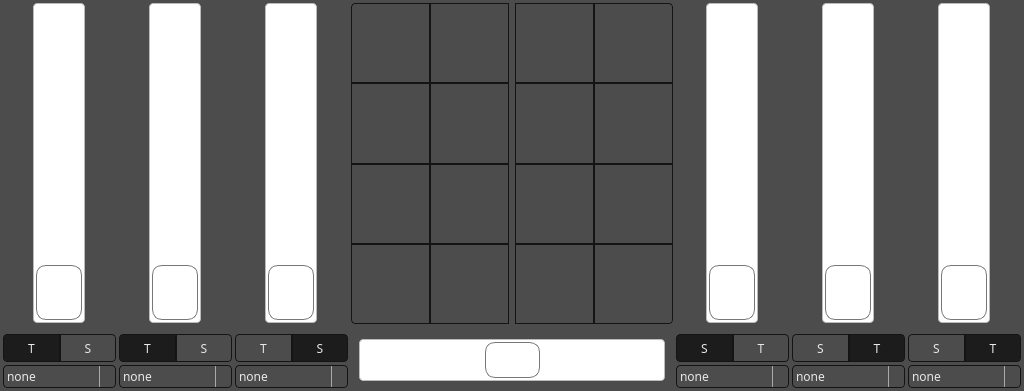
<?xml version="1.0" encoding="UTF-8"?>
<ui version="4.0">
 <class>effectstab</class>
 <widget class="QWidget" name="effectstab">
  <property name="geometry">
   <rect>
    <x>0</x>
    <y>0</y>
    <width>1024</width>
    <height>391</height>
   </rect>
  </property>
  <property name="windowTitle">
   <string>Form</string>
  </property>
  <property name="styleSheet">
   <string notr="true">* {
    background: #4d4c4d;
    font-family: handelgotdlig;
    font-weight: 200;
}



 QComboBox {
     border: 1px solid #141414;
     border-radius: 4px;
     padding: 1px 18px 1px 3px;
     min-width: 6em;
     color: #e8e8e8;
 }

 QComboBox:editable {
    background: #5b5a5b
 }

 QComboBox:!editable, QComboBox::drop-down:editable {
      background: qlineargradient(x1: 0, y1: 0, x2: 0, y2: 1,
      stop: 0 #3c3c3c, stop: 1 #262627);
 }

 /* QComboBox gets the &quot;on&quot; state when the popup is open */
 QComboBox:!editable:on, QComboBox::drop-down:editable:on {
     background: #5b5a5b
 }

 QComboBox:on { /* shift the text when the popup opens */
     padding-top: 3px;
     padding-left: 4px;
 }

 QComboBox::drop-down {
     subcontrol-origin: padding;
     subcontrol-position: top right;
     width: 15px;

     border-left-width: 1px;
     border-left-color: darkgray;
     border-left-style: solid; /* just a single line */
     border-top-right-radius: 3px; /* same radius as the QComboBox */
     border-bottom-right-radius: 3px;
 }

QComboBox QAbstractItemView {
    border: 1px solid #141414;
    selection-background-color: #5b5a5b;
}

 QSpinBox {
     /*padding-right: 15px; make room for the arrows */
     background-color: qlineargradient(x1: 0, y1: 0, x2: 0, y2: 1,
                                      stop: 0 #3c3c3c, stop: 1 #262627);
    color: #e8e8e8;
     border: none;
     border-radius: 4px;
     /*border-width: 3;*/
}

QSpinBox::up-button {
    border: none;
}

QSpinBox::down-button {
    border: none;
}

QLineEdit {
    border: 1px solid #141414;
    border-radius: 4px;
    color: #e8e8e8;
    background-color: qlineargradient(x1: 0, y1: 0, x2: 0, y2: 1,
                                     stop: 0 #3c3c3c, stop: 1 #262627);
    selection-background-color: #e8e8e8;
    selection-color: #262627
}

QProgressBar {
    border: 1px solid #141414;
    border-radius: 4px;
    text-align: center;
 }


 QProgressBar::chunk {
    background-color: qlineargradient(x1: 0, y1: 0, x2: 0, y2: 1,
                                      stop: 0 #3c3c3c, stop: 1 #262627);
    width: 20px;
 }

QFrame, QLabel, QToolTip {
   color: #e5e5e5;
   /*border: 1px solid #141414;*/
}

QFrame[style=&quot;plain&quot;] {
    border: 100px solid pink;
}

QAbstractButton {
   padding: 3px;
   border: 1px solid #141414;
   border-radius: 4px;
   background-color: qlineargradient(x1: 0, y1: 0, x2: 0, y2: 1,
                                     stop: 0 #3c3c3c, stop: 1 #262627);
    color: #e8e8e8;
}
QAbstractButton::hover {
   background-color: #5b5a5b;
}

QAbstractButton::disabled {
    color: #262627;
}

QAbstractButton::checked {
    background-color: #1c1c1c;
}

 QTabWidget::pane { /* The tab widget frame */
     border-top: 1px solid #141414;
     position: absolute;
     top: -0.5em;
 }

 QTabWidget::tab-bar {
     alignment: center;
 }

 /* Style the tab using the tab sub-control. Note that
     it reads QTabBar _not_ QTabWidget */
 QTabBar::tab {
 background-color: qlineargradient(x1: 0, y1: 0, x2: 0, y2: 1,
                                   stop: 0 #3c3c3c, stop: 1 #262627);

    border: 1px solid #141414;

     /*border: 2px solid #C4C4C3;
     border-bottom-color: #C2C7CB; same as the pane color */
     border-top-left-radius: 4px;
     border-top-right-radius: 4px;
     min-width: 8ex;
     padding: 2px;
     color: #e8e8e8;
 }

 QTabBar::tab:selected, QTabBar::tab:hover {
     background: #5b5a5b;
 }

 QTabBar::tab:selected {
     border-color: #5b5a5b;
     color: #141414;
     /*border-bottom-color: #C2C7CB; same as pane color */
 }

 QSlider::groove:horizontal {
 border: 1px solid #141414;
     height: 8px; /* the groove expands to the size of the slider by default. by giving it a height, it has a fixed size */
     background-color: qlineargradient(x1: 0, y1: 0, x2: 0, y2: 1,
                                       stop: 0 #3c3c3c, stop: 1 #262627);
     margin: 2px 0;
 }

 QSlider::handle:horizontal {
 background-color: qlineargradient(x1: 0, y1: 0, x2: 0, y2: 1,
                                   stop: 0 #3c3c3c, stop: 1 #262627);     border: 1px solid #5c5c5c;
     width: 18px;
     /*margin: -2px 0;  handle is placed by default on the contents rect of the groove. Expand outside the groove */
     border-radius: 3px;
 }

  QScrollBar:vertical {
      border: 0px solid transparent;
      background: transparent;
      width: 4px;
      margin: 0px 0 0px 0;
  }
  QScrollBar::handle:vertical {
      background: #e8e8e8;
      min-height: 20px;
      border: 2px solid #e8e8e8;
      border-radius: 2px;
  }
  QScrollBar::add-line:vertical {
      border: 0px solid transparent;
      background: transparent;
      height: 0px;
      subcontrol-position: bottom;
      subcontrol-origin: margin;
  }

  QScrollBar::sub-line:vertical {
      border: 0px solid transparent;
      background: transparent;
      height: 0px;
      subcontrol-position: top;
      subcontrol-origin: margin;
  }
  QScrollBar::up-arrow:vertical, QScrollBar::down-arrow:vertical {
      border: 0px solid grey;
      width: 0px;
      height: 0px;
      background: white;
  }

  QScrollBar::add-page:vertical, QScrollBar::sub-page:vertical {
      background: none;
  }



  QScrollBar:horizontal {
      border: 0px solid transparent;
      background: transparent;
      height: 4px;
      margin: 0px 0 0px 0;
  }
  QScrollBar::handle:horizontal{
      background: #e8e8e8;
      min-height: 20px;
      border: 2px solid #e8e8e8;
      border-radius: 2px;
  }
  QScrollBar::add-line:horizontal {
      border: 0px solid transparent;
      background: transparent;
      height: 0px;
      subcontrol-position: bottom;
      subcontrol-origin: margin;
  }

  QScrollBar::sub-line:horizontal {
      border: 0px solid transparent;
      background: transparent;
      height: 0px;
      subcontrol-position: top;
      subcontrol-origin: margin;
  }
  QScrollBar::up-arrow:horizontal, QScrollBar::down-arrow:horizontal {
      border: 0px solid grey;
      width: 0px;
      height: 0px;
      background: white;
  }

  QScrollBar::add-page:vertical, QScrollBar::sub-page:vertical {
      background: none;
  }





QSlider::groove:horizontal {
border: 1px solid #bbb;
background: white;
height: 40px;
border-radius: 4px;
}

QSlider::groove:vertical {
border: 1px solid #bbb;
background: white;
width: 50px;
border-radius: 4px;
}

QSlider::sub-page:horizontal {
background: qlineargradient(x1: 0, y1: 0,    x2: 0, y2: 1,
    stop: 0 #444, stop: 1 #bbb);
background: qlineargradient(x1: 0, y1: 0.2, x2: 1, y2: 1,
    stop: 0 #bbb, stop: 1 #555);
border: 0px solid #777;
height: 40px;
border-radius: 4px;
border-top-left-radius: 4px;
border-top-right-radius: 0px;
border-bottom-left-radius: 4px;
border-bottom-right-radius: 0px;
}

QSlider::sub-page:vertical {
background: qlineargradient(x1: 0, y1: 1,    x2: 0, y2: 0,
    stop: 0 #bbb, stop: 1 #444);
background: qlineargradient(x1: 0, y1: 1, x2: 1, y2: 0.2,
    stop: 0 #555, stop: 1 #bbb);
border: 0px solid #777;
width: 50px;
border-top-left-radius: 4px;
border-top-right-radius: 4px;
border-bottom-left-radius: 0px;
border-bottom-right-radius: 0px;
}

QSlider::add-page:horizontal {
background: qlineargradient(x1: 0, y1: 1,    x2: 0, y2: 0,
    stop: 0 #bbb, stop: 1 #444);
background: qlineargradient(x1: 0, y1: 1, x2: 1, y2: 0.2,
    stop: 0 #555, stop: 1 #bbb);
border: 0px solid #777;
height: 40px;
border-top-left-radius: 0px;
border-top-right-radius: 4px;
border-bottom-left-radius: 0px;
border-bottom-right-radius: 4px;
}

QSlider::add-page:vertical {
background: qlineargradient(x1: 0, y1: 1,    x2: 0, y2: 0,
    stop: 0 #444, stop: 1 #bbb);
background: qlineargradient(x1: 1, y1: 1, x2: 0, y2: 0.2,
    stop: 0 #bbb, stop: 1 #555);
border: 0px solid #777;
width: 50px;
border-top-left-radius: 0px;
border-top-right-radius: 0px;
border-bottom-left-radius: 4px;
border-bottom-right-radius: 4px;
}

QSlider::handle:horizontal {
     background-color: qlineargradient(x1: 0, y1: 0, x2: 0, y2: 1,
                                      stop: 0 #3c3c3c, stop: 1 #262627);
border: 1px solid #777;
width: 53px;
margin-top: -2px;
margin-bottom: -2px;
border-radius: 10px;
margin: 2px;
}

QSlider::handle:vertical {
     background-color: qlineargradient(x1: 0, y1: 0, x2: 0, y2: 1,
                                      stop: 0 #3c3c3c, stop: 1 #262627);
border: 1px solid #777;
height: 53px;
margin-top: -2px;
margin-bottom: -2px;
border-radius: 10px;
margin: 2px;
}

QSlider::sub-page:horizontal:disabled {
background: #bbb;
border-color: #999;
}

QSlider::sub-page:vertical:disabled {
background: #bbb;
border-color: #999;
}

QSlider::add-page:horizontal:disabled {
background: #eee;
border-color: #999;
}

QSlider::add-page:vertical:disabled {
background: #eee;
border-color: #999;
}

QSlider::handle:horizontal:disabled {
background: #eee;
border: 1px solid #aaa;
border-radius: 4px;
}

QSlider::handle:vertical:disabled {
background: #eee;
border: 1px solid #aaa;
border-radius: 4px;
}</string>
  </property>
  <layout class="QGridLayout" name="gridLayout">
   <property name="margin">
    <number>3</number>
   </property>
   <property name="spacing">
    <number>3</number>
   </property>
   <item row="5" column="5">
    <spacer name="horizontalSpacer_2">
     <property name="orientation">
      <enum>Qt::Horizontal</enum>
     </property>
     <property name="sizeType">
      <enum>QSizePolicy::Fixed</enum>
     </property>
     <property name="sizeHint" stdset="0">
      <size>
       <width>5</width>
       <height>20</height>
      </size>
     </property>
    </spacer>
   </item>
   <item row="0" column="7" rowspan="2">
    <widget class="QSlider" name="verticalSlider_5">
     <property name="minimumSize">
      <size>
       <width>113</width>
       <height>320</height>
      </size>
     </property>
     <property name="maximumSize">
      <size>
       <width>113</width>
       <height>320</height>
      </size>
     </property>
     <property name="value">
      <number>0</number>
     </property>
     <property name="orientation">
      <enum>Qt::Vertical</enum>
     </property>
    </widget>
   </item>
   <item row="0" column="0" rowspan="2">
    <widget class="QSlider" name="verticalSlider">
     <property name="minimumSize">
      <size>
       <width>113</width>
       <height>320</height>
      </size>
     </property>
     <property name="maximumSize">
      <size>
       <width>113</width>
       <height>320</height>
      </size>
     </property>
     <property name="value">
      <number>0</number>
     </property>
     <property name="orientation">
      <enum>Qt::Vertical</enum>
     </property>
    </widget>
   </item>
   <item row="4" column="8">
    <widget class="QWidget" name="widget_5" native="true">
     <layout class="QHBoxLayout" name="horizontalLayout_6">
      <property name="spacing">
       <number>0</number>
      </property>
      <property name="margin">
       <number>0</number>
      </property>
      <item>
       <widget class="QToolButton" name="toolButton_28">
        <property name="sizePolicy">
         <sizepolicy hsizetype="Preferred" vsizetype="Fixed">
          <horstretch>0</horstretch>
          <verstretch>0</verstretch>
         </sizepolicy>
        </property>
        <property name="styleSheet">
         <string notr="true">border-top-right-radius: 0px;
border-bottom-right-radius: 0px;</string>
        </property>
        <property name="text">
         <string>S</string>
        </property>
        <property name="checkable">
         <bool>true</bool>
        </property>
       </widget>
      </item>
      <item>
       <widget class="QToolButton" name="toolButton_27">
        <property name="sizePolicy">
         <sizepolicy hsizetype="Preferred" vsizetype="Fixed">
          <horstretch>0</horstretch>
          <verstretch>0</verstretch>
         </sizepolicy>
        </property>
        <property name="styleSheet">
         <string notr="true">border-top-left-radius: 0px;
border-bottom-left-radius: 0px;</string>
        </property>
        <property name="text">
         <string>T</string>
        </property>
        <property name="checkable">
         <bool>true</bool>
        </property>
        <property name="checked">
         <bool>true</bool>
        </property>
       </widget>
      </item>
     </layout>
    </widget>
   </item>
   <item row="4" column="1">
    <widget class="QWidget" name="widget" native="true">
     <layout class="QHBoxLayout" name="horizontalLayout_2">
      <property name="spacing">
       <number>0</number>
      </property>
      <property name="margin">
       <number>0</number>
      </property>
      <item>
       <widget class="QToolButton" name="toolButton_20">
        <property name="sizePolicy">
         <sizepolicy hsizetype="Preferred" vsizetype="Fixed">
          <horstretch>0</horstretch>
          <verstretch>0</verstretch>
         </sizepolicy>
        </property>
        <property name="styleSheet">
         <string notr="true">border-top-right-radius: 0px;
border-bottom-right-radius: 0px;</string>
        </property>
        <property name="text">
         <string>T</string>
        </property>
        <property name="checkable">
         <bool>true</bool>
        </property>
        <property name="checked">
         <bool>true</bool>
        </property>
       </widget>
      </item>
      <item>
       <widget class="QToolButton" name="toolButton_19">
        <property name="sizePolicy">
         <sizepolicy hsizetype="Preferred" vsizetype="Fixed">
          <horstretch>0</horstretch>
          <verstretch>0</verstretch>
         </sizepolicy>
        </property>
        <property name="styleSheet">
         <string notr="true">border-top-left-radius: 0px;
border-bottom-left-radius: 0px;</string>
        </property>
        <property name="text">
         <string>S</string>
        </property>
        <property name="checkable">
         <bool>true</bool>
        </property>
       </widget>
      </item>
     </layout>
    </widget>
   </item>
   <item row="4" column="6">
    <widget class="QWidget" name="widget_3" native="true">
     <layout class="QHBoxLayout" name="horizontalLayout_4">
      <property name="spacing">
       <number>0</number>
      </property>
      <property name="margin">
       <number>0</number>
      </property>
      <item>
       <widget class="QToolButton" name="toolButton_24">
        <property name="sizePolicy">
         <sizepolicy hsizetype="Preferred" vsizetype="Fixed">
          <horstretch>0</horstretch>
          <verstretch>0</verstretch>
         </sizepolicy>
        </property>
        <property name="styleSheet">
         <string notr="true">border-top-right-radius: 0px;
border-bottom-right-radius: 0px;</string>
        </property>
        <property name="text">
         <string>S</string>
        </property>
        <property name="checkable">
         <bool>true</bool>
        </property>
        <property name="checked">
         <bool>true</bool>
        </property>
       </widget>
      </item>
      <item>
       <widget class="QToolButton" name="toolButton_23">
        <property name="sizePolicy">
         <sizepolicy hsizetype="Preferred" vsizetype="Fixed">
          <horstretch>0</horstretch>
          <verstretch>0</verstretch>
         </sizepolicy>
        </property>
        <property name="styleSheet">
         <string notr="true">border-top-left-radius: 0px;
border-bottom-left-radius: 0px;</string>
        </property>
        <property name="text">
         <string>T</string>
        </property>
        <property name="checkable">
         <bool>true</bool>
        </property>
       </widget>
      </item>
     </layout>
    </widget>
   </item>
   <item row="5" column="8">
    <widget class="QComboBox" name="comboBox_6">
     <property name="minimumSize">
      <size>
       <width>113</width>
       <height>0</height>
      </size>
     </property>
     <property name="maximumSize">
      <size>
       <width>113</width>
       <height>16777215</height>
      </size>
     </property>
     <item>
      <property name="text">
       <string>none</string>
      </property>
     </item>
    </widget>
   </item>
   <item row="0" column="8" rowspan="2">
    <widget class="QSlider" name="verticalSlider_6">
     <property name="minimumSize">
      <size>
       <width>113</width>
       <height>320</height>
      </size>
     </property>
     <property name="maximumSize">
      <size>
       <width>113</width>
       <height>320</height>
      </size>
     </property>
     <property name="value">
      <number>0</number>
     </property>
     <property name="orientation">
      <enum>Qt::Vertical</enum>
     </property>
    </widget>
   </item>
   <item row="4" column="0">
    <widget class="QWidget" name="horizontalWidget" native="true">
     <property name="sizePolicy">
      <sizepolicy hsizetype="Preferred" vsizetype="Fixed">
       <horstretch>0</horstretch>
       <verstretch>0</verstretch>
      </sizepolicy>
     </property>
     <layout class="QHBoxLayout" name="horizontalLayout">
      <property name="spacing">
       <number>0</number>
      </property>
      <property name="margin">
       <number>0</number>
      </property>
      <item>
       <widget class="QToolButton" name="toolButton_17">
        <property name="sizePolicy">
         <sizepolicy hsizetype="Preferred" vsizetype="Fixed">
          <horstretch>0</horstretch>
          <verstretch>0</verstretch>
         </sizepolicy>
        </property>
        <property name="styleSheet">
         <string notr="true">border-top-right-radius: 0px;
border-bottom-right-radius: 0px;</string>
        </property>
        <property name="text">
         <string>T</string>
        </property>
        <property name="checkable">
         <bool>true</bool>
        </property>
        <property name="checked">
         <bool>true</bool>
        </property>
       </widget>
      </item>
      <item>
       <widget class="QToolButton" name="toolButton_18">
        <property name="sizePolicy">
         <sizepolicy hsizetype="Preferred" vsizetype="Fixed">
          <horstretch>0</horstretch>
          <verstretch>0</verstretch>
         </sizepolicy>
        </property>
        <property name="styleSheet">
         <string notr="true">border-top-left-radius: 0px;
border-bottom-left-radius: 0px;</string>
        </property>
        <property name="text">
         <string>S</string>
        </property>
        <property name="checkable">
         <bool>true</bool>
        </property>
       </widget>
      </item>
     </layout>
    </widget>
   </item>
   <item row="0" column="2" rowspan="2">
    <widget class="QSlider" name="verticalSlider_3">
     <property name="minimumSize">
      <size>
       <width>113</width>
       <height>320</height>
      </size>
     </property>
     <property name="maximumSize">
      <size>
       <width>113</width>
       <height>320</height>
      </size>
     </property>
     <property name="value">
      <number>0</number>
     </property>
     <property name="orientation">
      <enum>Qt::Vertical</enum>
     </property>
    </widget>
   </item>
   <item row="0" column="1" rowspan="2">
    <widget class="QSlider" name="verticalSlider_2">
     <property name="minimumSize">
      <size>
       <width>113</width>
       <height>320</height>
      </size>
     </property>
     <property name="maximumSize">
      <size>
       <width>113</width>
       <height>320</height>
      </size>
     </property>
     <property name="value">
      <number>0</number>
     </property>
     <property name="orientation">
      <enum>Qt::Vertical</enum>
     </property>
    </widget>
   </item>
   <item row="5" column="1">
    <widget class="QComboBox" name="comboBox_2">
     <property name="minimumSize">
      <size>
       <width>113</width>
       <height>0</height>
      </size>
     </property>
     <property name="maximumSize">
      <size>
       <width>113</width>
       <height>16777215</height>
      </size>
     </property>
     <item>
      <property name="text">
       <string>none</string>
      </property>
     </item>
    </widget>
   </item>
   <item row="4" column="4" rowspan="2">
    <widget class="QSlider" name="horizontalSlider">
     <property name="minimumSize">
      <size>
       <width>0</width>
       <height>53</height>
      </size>
     </property>
     <property name="minimum">
      <number>-50</number>
     </property>
     <property name="maximum">
      <number>50</number>
     </property>
     <property name="orientation">
      <enum>Qt::Horizontal</enum>
     </property>
    </widget>
   </item>
   <item row="4" column="7">
    <widget class="QWidget" name="widget_4" native="true">
     <layout class="QHBoxLayout" name="horizontalLayout_5">
      <property name="spacing">
       <number>0</number>
      </property>
      <property name="margin">
       <number>0</number>
      </property>
      <item>
       <widget class="QToolButton" name="toolButton_26">
        <property name="sizePolicy">
         <sizepolicy hsizetype="Preferred" vsizetype="Fixed">
          <horstretch>0</horstretch>
          <verstretch>0</verstretch>
         </sizepolicy>
        </property>
        <property name="styleSheet">
         <string notr="true">border-top-right-radius: 0px;
border-bottom-right-radius: 0px;</string>
        </property>
        <property name="text">
         <string>S</string>
        </property>
        <property name="checkable">
         <bool>true</bool>
        </property>
       </widget>
      </item>
      <item>
       <widget class="QToolButton" name="toolButton_25">
        <property name="sizePolicy">
         <sizepolicy hsizetype="Preferred" vsizetype="Fixed">
          <horstretch>0</horstretch>
          <verstretch>0</verstretch>
         </sizepolicy>
        </property>
        <property name="styleSheet">
         <string notr="true">border-top-left-radius: 0px;
border-bottom-left-radius: 0px;</string>
        </property>
        <property name="text">
         <string>T</string>
        </property>
        <property name="checkable">
         <bool>true</bool>
        </property>
        <property name="checked">
         <bool>true</bool>
        </property>
       </widget>
      </item>
     </layout>
    </widget>
   </item>
   <item row="5" column="0">
    <widget class="QComboBox" name="comboBox">
     <property name="minimumSize">
      <size>
       <width>113</width>
       <height>0</height>
      </size>
     </property>
     <property name="maximumSize">
      <size>
       <width>113</width>
       <height>16777215</height>
      </size>
     </property>
     <item>
      <property name="text">
       <string>none</string>
      </property>
     </item>
    </widget>
   </item>
   <item row="4" column="2">
    <widget class="QWidget" name="widget_2" native="true">
     <layout class="QHBoxLayout" name="horizontalLayout_3">
      <property name="spacing">
       <number>0</number>
      </property>
      <property name="margin">
       <number>0</number>
      </property>
      <item>
       <widget class="QToolButton" name="toolButton_22">
        <property name="sizePolicy">
         <sizepolicy hsizetype="Preferred" vsizetype="Fixed">
          <horstretch>0</horstretch>
          <verstretch>0</verstretch>
         </sizepolicy>
        </property>
        <property name="styleSheet">
         <string notr="true">border-top-right-radius: 0px;
border-bottom-right-radius: 0px;</string>
        </property>
        <property name="text">
         <string>T</string>
        </property>
        <property name="checkable">
         <bool>true</bool>
        </property>
        <property name="checked">
         <bool>false</bool>
        </property>
       </widget>
      </item>
      <item>
       <widget class="QToolButton" name="toolButton_21">
        <property name="sizePolicy">
         <sizepolicy hsizetype="Preferred" vsizetype="Fixed">
          <horstretch>0</horstretch>
          <verstretch>0</verstretch>
         </sizepolicy>
        </property>
        <property name="styleSheet">
         <string notr="true">border-top-left-radius: 0px;
border-bottom-left-radius: 0px;</string>
        </property>
        <property name="text">
         <string>S</string>
        </property>
        <property name="checkable">
         <bool>true</bool>
        </property>
        <property name="checked">
         <bool>true</bool>
        </property>
       </widget>
      </item>
     </layout>
    </widget>
   </item>
   <item row="0" column="6" rowspan="2">
    <widget class="QSlider" name="verticalSlider_4">
     <property name="minimumSize">
      <size>
       <width>113</width>
       <height>320</height>
      </size>
     </property>
     <property name="maximumSize">
      <size>
       <width>113</width>
       <height>320</height>
      </size>
     </property>
     <property name="value">
      <number>0</number>
     </property>
     <property name="orientation">
      <enum>Qt::Vertical</enum>
     </property>
    </widget>
   </item>
   <item row="5" column="6">
    <widget class="QComboBox" name="comboBox_4">
     <property name="minimumSize">
      <size>
       <width>113</width>
       <height>0</height>
      </size>
     </property>
     <property name="maximumSize">
      <size>
       <width>113</width>
       <height>16777215</height>
      </size>
     </property>
     <item>
      <property name="text">
       <string>none</string>
      </property>
     </item>
    </widget>
   </item>
   <item row="5" column="2">
    <widget class="QComboBox" name="comboBox_3">
     <property name="minimumSize">
      <size>
       <width>113</width>
       <height>0</height>
      </size>
     </property>
     <property name="maximumSize">
      <size>
       <width>113</width>
       <height>16777215</height>
      </size>
     </property>
     <item>
      <property name="text">
       <string>none</string>
      </property>
     </item>
    </widget>
   </item>
   <item row="5" column="7">
    <widget class="QComboBox" name="comboBox_5">
     <property name="minimumSize">
      <size>
       <width>113</width>
       <height>0</height>
      </size>
     </property>
     <property name="maximumSize">
      <size>
       <width>113</width>
       <height>16777215</height>
      </size>
     </property>
     <item>
      <property name="text">
       <string>none</string>
      </property>
     </item>
    </widget>
   </item>
   <item row="5" column="3">
    <spacer name="horizontalSpacer_3">
     <property name="orientation">
      <enum>Qt::Horizontal</enum>
     </property>
     <property name="sizeType">
      <enum>QSizePolicy::Fixed</enum>
     </property>
     <property name="sizeHint" stdset="0">
      <size>
       <width>5</width>
       <height>20</height>
      </size>
     </property>
    </spacer>
   </item>
   <item row="0" column="3" rowspan="4" colspan="3">
    <widget class="QWidget" name="verticalWidget" native="true">
     <layout class="QGridLayout" name="gridLayout_2">
      <property name="margin">
       <number>0</number>
      </property>
      <property name="spacing">
       <number>0</number>
      </property>
      <item row="2" column="1">
       <widget class="QToolButton" name="toolButton_10">
        <property name="sizePolicy">
         <sizepolicy hsizetype="Expanding" vsizetype="Expanding">
          <horstretch>0</horstretch>
          <verstretch>0</verstretch>
         </sizepolicy>
        </property>
        <property name="minimumSize">
         <size>
          <width>79</width>
          <height>78</height>
         </size>
        </property>
        <property name="maximumSize">
         <size>
          <width>79</width>
          <height>90</height>
         </size>
        </property>
        <property name="styleSheet">
         <string notr="true">border-top-left-radius: 0px;
border-top-right-radius: 0px;
border-bottom-left-radius: 0px;
border-bottom-right-radius: 0px;
margin: 0px;</string>
        </property>
        <property name="text">
         <string/>
        </property>
       </widget>
      </item>
      <item row="2" column="0">
       <widget class="QToolButton" name="toolButton_9">
        <property name="sizePolicy">
         <sizepolicy hsizetype="Expanding" vsizetype="Expanding">
          <horstretch>0</horstretch>
          <verstretch>0</verstretch>
         </sizepolicy>
        </property>
        <property name="minimumSize">
         <size>
          <width>79</width>
          <height>78</height>
         </size>
        </property>
        <property name="maximumSize">
         <size>
          <width>79</width>
          <height>90</height>
         </size>
        </property>
        <property name="styleSheet">
         <string notr="true">border-top-left-radius: 0px;
border-top-right-radius: 0px;
border-bottom-left-radius: 0px;
border-bottom-right-radius: 0px;
margin: 0px;</string>
        </property>
        <property name="text">
         <string/>
        </property>
       </widget>
      </item>
      <item row="1" column="3">
       <widget class="QToolButton" name="toolButton_7">
        <property name="sizePolicy">
         <sizepolicy hsizetype="Expanding" vsizetype="Expanding">
          <horstretch>0</horstretch>
          <verstretch>0</verstretch>
         </sizepolicy>
        </property>
        <property name="minimumSize">
         <size>
          <width>79</width>
          <height>78</height>
         </size>
        </property>
        <property name="maximumSize">
         <size>
          <width>79</width>
          <height>90</height>
         </size>
        </property>
        <property name="styleSheet">
         <string notr="true">border-top-left-radius: 0px;
border-top-right-radius: 0px;
border-bottom-left-radius: 0px;
border-bottom-right-radius: 0px;
margin: 0px;</string>
        </property>
        <property name="text">
         <string/>
        </property>
       </widget>
      </item>
      <item row="2" column="3">
       <widget class="QToolButton" name="toolButton_11">
        <property name="sizePolicy">
         <sizepolicy hsizetype="Expanding" vsizetype="Expanding">
          <horstretch>0</horstretch>
          <verstretch>0</verstretch>
         </sizepolicy>
        </property>
        <property name="minimumSize">
         <size>
          <width>79</width>
          <height>78</height>
         </size>
        </property>
        <property name="maximumSize">
         <size>
          <width>79</width>
          <height>90</height>
         </size>
        </property>
        <property name="styleSheet">
         <string notr="true">border-top-left-radius: 0px;
border-top-right-radius: 0px;
border-bottom-left-radius: 0px;
border-bottom-right-radius: 0px;
margin: 0px;</string>
        </property>
        <property name="text">
         <string/>
        </property>
       </widget>
      </item>
      <item row="3" column="1">
       <widget class="QToolButton" name="toolButton_14">
        <property name="sizePolicy">
         <sizepolicy hsizetype="Expanding" vsizetype="Expanding">
          <horstretch>0</horstretch>
          <verstretch>0</verstretch>
         </sizepolicy>
        </property>
        <property name="minimumSize">
         <size>
          <width>79</width>
          <height>78</height>
         </size>
        </property>
        <property name="maximumSize">
         <size>
          <width>79</width>
          <height>90</height>
         </size>
        </property>
        <property name="styleSheet">
         <string notr="true">border-top-left-radius: 0px;
border-top-right-radius: 0px;
border-bottom-left-radius: 0px;
border-bottom-right-radius: 0px;
margin: 0px;</string>
        </property>
        <property name="text">
         <string/>
        </property>
       </widget>
      </item>
      <item row="0" column="3">
       <widget class="QToolButton" name="toolButton_3">
        <property name="sizePolicy">
         <sizepolicy hsizetype="Expanding" vsizetype="Expanding">
          <horstretch>0</horstretch>
          <verstretch>0</verstretch>
         </sizepolicy>
        </property>
        <property name="minimumSize">
         <size>
          <width>79</width>
          <height>78</height>
         </size>
        </property>
        <property name="maximumSize">
         <size>
          <width>79</width>
          <height>90</height>
         </size>
        </property>
        <property name="styleSheet">
         <string notr="true">border-top-left-radius: 0px;
border-top-right-radius: 0px;
border-bottom-left-radius: 0px;
border-bottom-right-radius: 0px;
margin: 0px;</string>
        </property>
        <property name="text">
         <string/>
        </property>
       </widget>
      </item>
      <item row="1" column="4">
       <widget class="QToolButton" name="toolButton_8">
        <property name="sizePolicy">
         <sizepolicy hsizetype="Expanding" vsizetype="Expanding">
          <horstretch>0</horstretch>
          <verstretch>0</verstretch>
         </sizepolicy>
        </property>
        <property name="minimumSize">
         <size>
          <width>79</width>
          <height>78</height>
         </size>
        </property>
        <property name="maximumSize">
         <size>
          <width>79</width>
          <height>90</height>
         </size>
        </property>
        <property name="styleSheet">
         <string notr="true">border-top-left-radius: 0px;
border-top-right-radius: 0px;
border-bottom-left-radius: 0px;
border-bottom-right-radius: 0px;
margin: 0px;</string>
        </property>
        <property name="text">
         <string/>
        </property>
       </widget>
      </item>
      <item row="3" column="3">
       <widget class="QToolButton" name="toolButton_15">
        <property name="sizePolicy">
         <sizepolicy hsizetype="Expanding" vsizetype="Expanding">
          <horstretch>0</horstretch>
          <verstretch>0</verstretch>
         </sizepolicy>
        </property>
        <property name="minimumSize">
         <size>
          <width>79</width>
          <height>78</height>
         </size>
        </property>
        <property name="maximumSize">
         <size>
          <width>79</width>
          <height>90</height>
         </size>
        </property>
        <property name="styleSheet">
         <string notr="true">border-top-left-radius: 0px;
border-top-right-radius: 0px;
border-bottom-left-radius: 0px;
border-bottom-right-radius: 0px;
margin: 0px;</string>
        </property>
        <property name="text">
         <string/>
        </property>
       </widget>
      </item>
      <item row="3" column="0">
       <widget class="QToolButton" name="toolButton_13">
        <property name="sizePolicy">
         <sizepolicy hsizetype="Expanding" vsizetype="Expanding">
          <horstretch>0</horstretch>
          <verstretch>0</verstretch>
         </sizepolicy>
        </property>
        <property name="minimumSize">
         <size>
          <width>79</width>
          <height>78</height>
         </size>
        </property>
        <property name="maximumSize">
         <size>
          <width>79</width>
          <height>90</height>
         </size>
        </property>
        <property name="styleSheet">
         <string notr="true">border-top-left-radius: 0px;
border-top-right-radius: 0px;
border-bottom-left-radius: 4px;
border-bottom-right-radius: 0px;
margin: 0px;</string>
        </property>
        <property name="text">
         <string/>
        </property>
       </widget>
      </item>
      <item row="1" column="2">
       <spacer name="horizontalSpacer">
        <property name="orientation">
         <enum>Qt::Horizontal</enum>
        </property>
        <property name="sizeType">
         <enum>QSizePolicy::Fixed</enum>
        </property>
        <property name="sizeHint" stdset="0">
         <size>
          <width>6</width>
          <height>20</height>
         </size>
        </property>
       </spacer>
      </item>
      <item row="0" column="4">
       <widget class="QToolButton" name="toolButton_2">
        <property name="sizePolicy">
         <sizepolicy hsizetype="Expanding" vsizetype="Expanding">
          <horstretch>0</horstretch>
          <verstretch>0</verstretch>
         </sizepolicy>
        </property>
        <property name="minimumSize">
         <size>
          <width>79</width>
          <height>78</height>
         </size>
        </property>
        <property name="maximumSize">
         <size>
          <width>79</width>
          <height>90</height>
         </size>
        </property>
        <property name="styleSheet">
         <string notr="true">border-top-left-radius: 0px;
border-top-right-radius: 4px;
border-bottom-left-radius: 0px;
border-bottom-right-radius: 0px;
margin: 0px;</string>
        </property>
        <property name="text">
         <string/>
        </property>
       </widget>
      </item>
      <item row="0" column="1">
       <widget class="QToolButton" name="toolButton_4">
        <property name="sizePolicy">
         <sizepolicy hsizetype="Expanding" vsizetype="Expanding">
          <horstretch>0</horstretch>
          <verstretch>0</verstretch>
         </sizepolicy>
        </property>
        <property name="minimumSize">
         <size>
          <width>79</width>
          <height>78</height>
         </size>
        </property>
        <property name="maximumSize">
         <size>
          <width>79</width>
          <height>90</height>
         </size>
        </property>
        <property name="styleSheet">
         <string notr="true">border-top-left-radius: 0px;
border-top-right-radius: 0px;
border-bottom-left-radius: 0px;
border-bottom-right-radius: 0px;
margin: 0px;</string>
        </property>
        <property name="text">
         <string/>
        </property>
       </widget>
      </item>
      <item row="1" column="1">
       <widget class="QToolButton" name="toolButton_6">
        <property name="sizePolicy">
         <sizepolicy hsizetype="Expanding" vsizetype="Expanding">
          <horstretch>0</horstretch>
          <verstretch>0</verstretch>
         </sizepolicy>
        </property>
        <property name="minimumSize">
         <size>
          <width>79</width>
          <height>78</height>
         </size>
        </property>
        <property name="maximumSize">
         <size>
          <width>79</width>
          <height>90</height>
         </size>
        </property>
        <property name="styleSheet">
         <string notr="true">border-top-left-radius: 0px;
border-top-right-radius: 0px;
border-bottom-left-radius: 0px;
border-bottom-right-radius: 0px;
margin: 0px;</string>
        </property>
        <property name="text">
         <string/>
        </property>
       </widget>
      </item>
      <item row="2" column="4">
       <widget class="QToolButton" name="toolButton_12">
        <property name="sizePolicy">
         <sizepolicy hsizetype="Expanding" vsizetype="Expanding">
          <horstretch>0</horstretch>
          <verstretch>0</verstretch>
         </sizepolicy>
        </property>
        <property name="minimumSize">
         <size>
          <width>79</width>
          <height>78</height>
         </size>
        </property>
        <property name="maximumSize">
         <size>
          <width>79</width>
          <height>90</height>
         </size>
        </property>
        <property name="styleSheet">
         <string notr="true">border-top-left-radius: 0px;
border-top-right-radius: 0px;
border-bottom-left-radius: 0px;
border-bottom-right-radius: 0px;
margin: 0px;</string>
        </property>
        <property name="text">
         <string/>
        </property>
       </widget>
      </item>
      <item row="0" column="0">
       <widget class="QToolButton" name="toolButton">
        <property name="sizePolicy">
         <sizepolicy hsizetype="Expanding" vsizetype="Expanding">
          <horstretch>0</horstretch>
          <verstretch>0</verstretch>
         </sizepolicy>
        </property>
        <property name="minimumSize">
         <size>
          <width>79</width>
          <height>78</height>
         </size>
        </property>
        <property name="maximumSize">
         <size>
          <width>79</width>
          <height>90</height>
         </size>
        </property>
        <property name="styleSheet">
         <string notr="true">border-top-left-radius: 4px;
border-top-right-radius: 0px;
border-bottom-left-radius: 0px;
border-bottom-right-radius: 0px;
margin: 0px;</string>
        </property>
        <property name="text">
         <string/>
        </property>
       </widget>
      </item>
      <item row="1" column="0">
       <widget class="QToolButton" name="toolButton_5">
        <property name="sizePolicy">
         <sizepolicy hsizetype="Expanding" vsizetype="Expanding">
          <horstretch>0</horstretch>
          <verstretch>0</verstretch>
         </sizepolicy>
        </property>
        <property name="minimumSize">
         <size>
          <width>79</width>
          <height>78</height>
         </size>
        </property>
        <property name="maximumSize">
         <size>
          <width>79</width>
          <height>90</height>
         </size>
        </property>
        <property name="styleSheet">
         <string notr="true">border-top-left-radius: 0px;
border-top-right-radius: 0px;
border-bottom-left-radius: 0px;
border-bottom-right-radius: 0px;
margin: 0px;</string>
        </property>
        <property name="text">
         <string/>
        </property>
       </widget>
      </item>
      <item row="4" column="1">
       <spacer name="verticalSpacer">
        <property name="orientation">
         <enum>Qt::Vertical</enum>
        </property>
        <property name="sizeType">
         <enum>QSizePolicy::Fixed</enum>
        </property>
        <property name="sizeHint" stdset="0">
         <size>
          <width>20</width>
          <height>7</height>
         </size>
        </property>
       </spacer>
      </item>
      <item row="3" column="4">
       <widget class="QToolButton" name="toolButton_16">
        <property name="sizePolicy">
         <sizepolicy hsizetype="Expanding" vsizetype="Expanding">
          <horstretch>0</horstretch>
          <verstretch>0</verstretch>
         </sizepolicy>
        </property>
        <property name="minimumSize">
         <size>
          <width>79</width>
          <height>78</height>
         </size>
        </property>
        <property name="maximumSize">
         <size>
          <width>79</width>
          <height>90</height>
         </size>
        </property>
        <property name="styleSheet">
         <string notr="true">border-top-left-radius: 0px;
border-top-right-radius: 0px;
border-bottom-left-radius: 0px;
border-bottom-right-radius: 4px;
margin: 0px;</string>
        </property>
        <property name="text">
         <string/>
        </property>
       </widget>
      </item>
     </layout>
    </widget>
   </item>
  </layout>
 </widget>
 <resources/>
 <connections/>
</ui>
